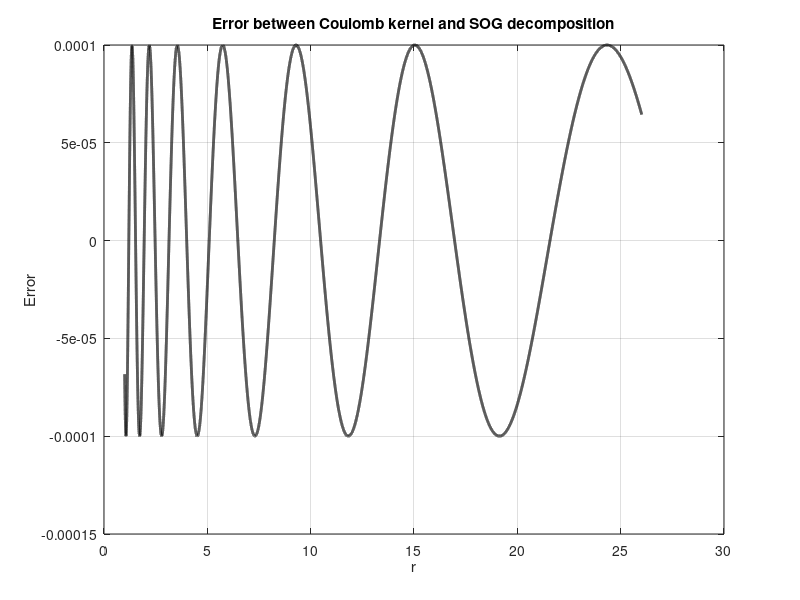

The MATLAB source for this figure:
% MATLAB代码：SOG展开和误差图像
clear; clc; close all;
format long;
% 参数设置
% b = 1.22749083347315613; %(1e-10)
% b = 1.288632687697091; %(1e-8)
% b = 1.394021712971884; %(1e-6)
% b = 1.187800189600461; %(1e-12)
% b = 1.157860260063399; %(1e-14)
b = 1.618405221009676;
sigma = 1 ; % 高斯宽度
r_c = 13;
rmin =sqrt(1);
rmax =sqrt(1+4*r_c^2);
r = logspace(log10(rmin), log10(rmax), 100000); % r 的取值范围，避免 r=0

% 计算近似值
approx = zeros(size(r));
for ell = -15:220 % 选择 ell 的范围
    % 计算高斯项
    gaussian_term = (1 / b^ell) .* exp(-0.5 * (r / (b^ell * sigma)).^2);
    approx = approx + gaussian_term; % 累加高斯项
end

% 正则化常数
normalization_constant = (2 * log(b)) / sqrt(2 * pi * sigma^2);
approx = normalization_constant * approx;

% 真实值
exact = 1 ./ r;

% 计算误差
error = (approx - exact)./exact;
% 绘图
figure;
% subplot(2, 1, 1);
% plot(r, exact, 'b-', 'LineWidth', 2); hold on;
% plot(r, approx, 'r--', 'LineWidth', 2);
% xlabel('Distance (r)');
% ylabel('Potential');
% legend('Real Potential (1/r)', 'Ewald Potential');
% title('Ewald Expansion of 1/r');
% grid on;
% 
% subplot(2, 1, 2);
plot(r, error, 'k-', 'LineWidth', 2);
xlabel('r');
ylabel('Error');
title('Error between Coulomb kernel and SOG decomposition');
grid on;
